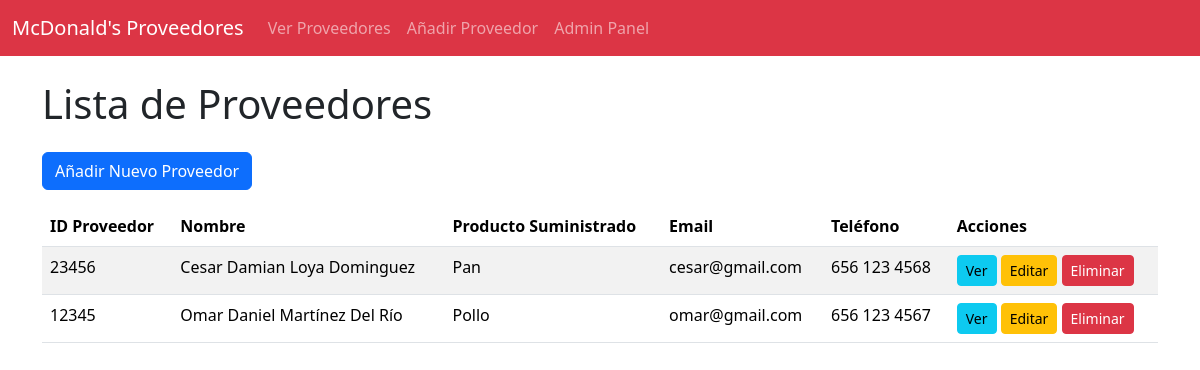
Screenshot of /proveedores/ with the database file from the repository.
### proveedores/models.py (models this page shows, shortened)
class Proveedor(models.Model):
    id_proveedor = models.CharField(max_length=20, unique=True, verbose_name="ID del Proveedor")
    nombre = models.CharField(max_length=100, verbose_name="Nombre del Proveedor")
    telefono = models.CharField(max_length=15, blank=True, null=True, verbose_name="Teléfono")
    email = models.EmailField(unique=True, verbose_name="Correo Electrónico")
    direccion = models.CharField(max_length=255, verbose_name="Dirección")
    producto_suministrado = models.CharField(max_length=100, verbose_name="Producto Suministrado")
    class Meta:
        ordering = ['nombre'] # Ordenar proveedores por nombre por defecto
        verbose_name = "Proveedor"
        verbose_name_plural = "Proveedores"

### proveedores/views.py (the view)
# urls.py: path('proveedores/', views.lista_proveedores, name='lista_proveedores'),
def lista_proveedores(request):
    proveedores = Proveedor.objects.all()
    return render(request, 'proveedores/lista_proveedores.html', {'proveedores': proveedores})

### proveedores/templates/proveedores/lista_proveedores.html (shortened to what this page needs)
{% extends 'proveedores/base.html' %}
{% block content %}
    <h1 class="mb-4">Lista de Proveedores</h1>
    <a href="{% url 'anadir_proveedor' %}" class="btn btn-primary mb-3">Añadir Nuevo Proveedor</a>
    {% if proveedores %}
        <div class="table-responsive">
            <table class="table table-striped table-hover">
                <thead>
                    <tr>
                        <th>ID Proveedor</th>
                        <th>Nombre</th>
                        <th>Producto Suministrado</th>
                        <th>Email</th>
                        <th>Teléfono</th>
                        <th>Acciones</th>
                    </tr>
                </thead>
                <tbody>
                    {% for proveedor in proveedores %}
                        <tr>
                            <td>{{ proveedor.id_proveedor }}</td>
                            <td>{{ proveedor.nombre }}</td>
                            <td>{{ proveedor.producto_suministrado }}</td>
                            <td>{{ proveedor.email }}</td>
                            <td>{{ proveedor.telefono|default_if_none:"N/A" }}</td>
                            <td>
                                <a href="{% url 'detalle_proveedor' proveedor.pk %}" class="btn btn-info btn-sm">Ver</a>
                                <a href="{% url 'editar_proveedor' proveedor.pk %}" class="btn btn-warning btn-sm">Editar</a>
                                <a href="{% url 'eliminar_proveedor' proveedor.pk %}" class="btn btn-danger btn-sm">Eliminar</a>
                            </td>
                        </tr>
                    {% endfor %}
                </tbody>
            </table>
        </div>
    {% else %}
        <div class="alert alert-info" role="alert">
            No hay proveedores registrados aún.
        </div>
    {% endif %}
{% endblock %}

### proveedores/templates/proveedores/base.html (shortened to what this page needs)
<!DOCTYPE html>
<html lang="es">
<head>
    <link href="https://cdn.jsdelivr.net/npm/bootstrap@5.3.3/dist/css/bootstrap.min.css" rel="stylesheet">
</head>
<body>
    <nav class="navbar navbar-expand-lg navbar-dark bg-danger fixed-top">
        <div class="container-fluid">
            <a class="navbar-brand" href="{% url 'home' %}">McDonald's Proveedores</a>
            <div class="collapse navbar-collapse" id="navbarNav">
                <ul class="navbar-nav me-auto mb-2 mb-lg-0">
                    <li class="nav-item">
                        <a class="nav-link" href="{% url 'lista_proveedores' %}">Ver Proveedores</a>
                    </li>
                    <li class="nav-item">
                        <a class="nav-link" href="{% url 'anadir_proveedor' %}">Añadir Proveedor</a>
                    </li>
                    <li class="nav-item">
                        <a class="nav-link" href="{% url 'admin:index' %}">Admin Panel</a>
                    </li>
                </ul>
            </div>
        </div>
    </nav>
    <div class="container mt-4">
        {% block content %}
        {% endblock %}
    </div>
</body>
</html>

### proveedores/templates/proveedores/base.html (style rules this page uses)
body { padding-top: 56px; }

### rows the page displays
Proveedor: id_proveedor "23456", nombre "Cesar Damian Loya Dominguez", producto_suministrado "Pan", email "cesar@gmail.com", telefono "656 123 4568"
Proveedor: id_proveedor "12345", nombre "Omar Daniel Martínez Del Río", producto_suministrado "Pollo", email "omar@gmail.com", telefono "656 123 4567"
